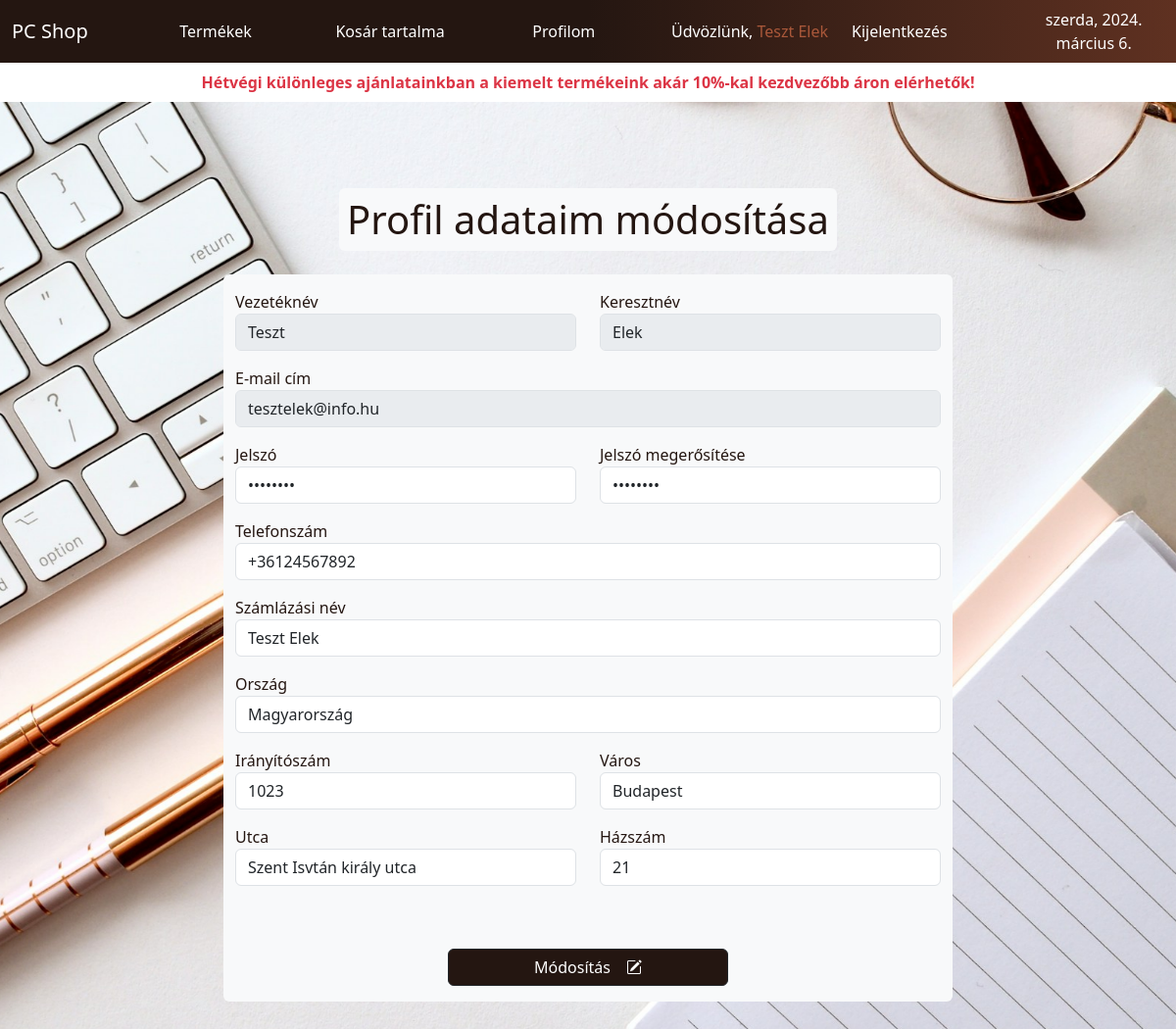
Before: /?page=profileView&id=28 (signed in) with the older database file.
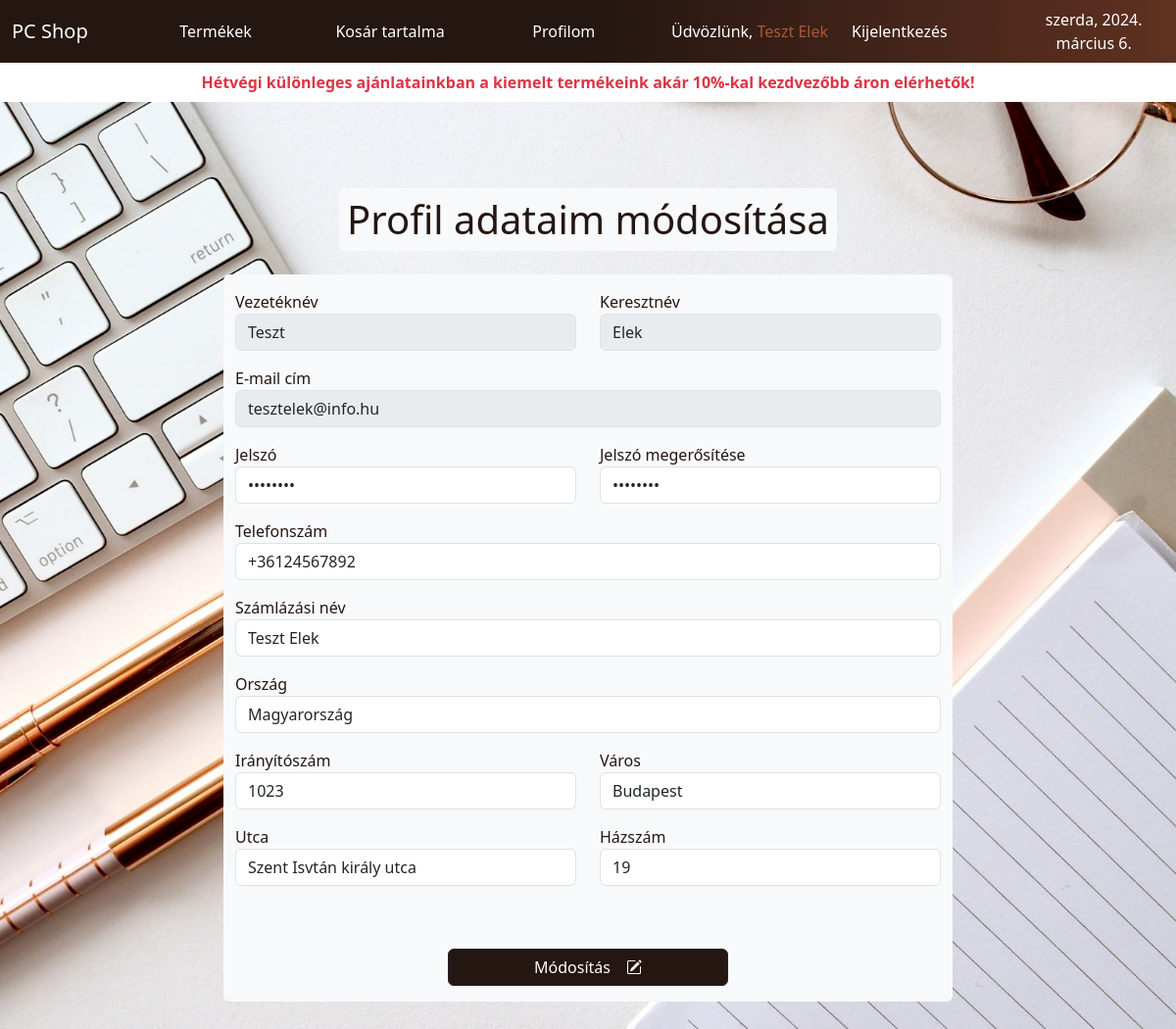
After: the same page with the newer database file.
### tables this page shows
CREATE TABLE `users` (
  `id` int(11) NOT NULL,
  `first_name` varchar(30) DEFAULT NULL,
  `last_name` varchar(30) DEFAULT NULL,
  `email` varchar(255) DEFAULT NULL,
  `password` varchar(255) DEFAULT NULL,
  `phone` varchar(30) DEFAULT NULL,
  `billing_name` varchar(60) DEFAULT NULL,
  `country` varchar(60) DEFAULT NULL,
  `zip` int(4) NOT NULL,
  `city` varchar(40) DEFAULT NULL,
  `street` varchar(40) DEFAULT NULL,
  `nr` varchar(20) DEFAULT NULL,
  `created_at` timestamp NULL DEFAULT CURRENT_TIMESTAMP,
  `updated_at` timestamp NULL DEFAULT NULL ON UPDATE CURRENT_TIMESTAMP
);

### traits/Utilities.php (called while the page is built, shortened)
<?php
trait Utilities {
    function getViewFile( $file ) {
        include(__DIR__."/../views/".$file.".php");
    }
}

### views/profile.php (the view, shortened to what this page needs)
<!DOCTYPE html>
<html lang="en">
<head>
    <?php include("meta.php") ?>
</head>
<body>
    <?php
    include("nav.php");
    if (isset($_SESSION["user"])) {
        $user_update = mysqli_query($page->connectProcess(), "select * from users where id = '" . $_SESSION["user"]["id"] . "' ");
        $user = mysqli_fetch_assoc($user_update);
    }
    if (isset($_SESSION["user"]) == false) {
        echo '
        <main class="container-lg py-5 main-custom-top">';
            if (isset($_SESSION["alert"])) {
                echo '<section class="row row-cols-1 gy-3 py-3"><article class="col p-2">'.$_SESSION["alert"].'</article></section>';
            }
        echo '<section class="row row-cols-1 gy-3 py-3">
                <article class="col-auto p-2 mx-auto rounded-2 bg-light">
                    <h1>Ez az oldal bejelentkezést igényel!</h1>
                </article>
            </section>
            <section class="row row-cols-1 gy-3 py-3">
                <article class="col-auto p-2 mx-auto">
                    <div class="col-12 py-5 d-flex justify-content-center">
                        <a class="btn btn-dark w-100" href="#loginModal" data-bs-toggle="modal">Bejelentkezés</a>
                    </div>
                </article>
            </section>
        </main>';
    } else {
    ?>
        <main class="container-lg py-5 main-custom-top">
            <section class="row row-cols-1 gy-3 py-3">
                <article class="col-auto p-2 mx-auto">
                    <h1 class="p-2 rounded-2 bg-light">Profil adataim módosítása</h1>
                </article>
                <article class="col-lg-8 p-2 mx-auto">
                    <form action="?page=updateProcess" method="post" class="container rounded-2 bg-light">
                        <div class="row gy-3 justify-content-center">
                            <div class="col-lg-6">
                                <label for="first_name">Vezetéknév</label>
                                <input type="text" class="form-control" id="first_name" name="first_name" value="<?php echo $user["first_name"] ?>" disabled>
                            </div>
                            <div class="col-lg-6">
                                <label for="last_name">Keresztnév</label>
                                <input type="text" class="form-control" id="last_name" name="last_name" value="<?php echo $user["last_name"] ?>" disabled>
                            </div>
                            <div class="col-12">
                                <label for="email">E-mail cím</label>
                                <input type="email" class="form-control" id="email" name="email" value="<?php echo $user["email"] ?>" disabled>
                            </div>
                            <div class="col-lg-6">
                                <label for="password">Jelszó</label>
                                <input type="password" class="form-control" id="password" name="password" value="<?php echo $user["password"] ?>">
                            </div>
                            <div class="col-lg-6">
                                <label for="password_confirmation">Jelszó megerősítése</label>
                                <input type="password" class="form-control" id="password_confirmation" name="password_confirmation" value="<?php echo $user["password"] ?>">
                            </div>
                            <div class="col-12">
                                <label for="phone">Telefonszám</label>
                                <input type="text" class="form-control" id="phone" name="phone" value="<?php echo $user["phone"] ?>">
                            </div>
                            <div class="col-12">
                                <label for="billing_name">Számlázási név</label>
                                <input type="text" class="form-control" id="billing_name" name="billing_name" value="<?php echo $user["billing_name"] ?>">
                            </div>
                            <div class="col-12">
                                <label for="country">Ország</label>
                                <input type="text" class="form-control" id="country" name="country" value="<?php echo $user["country"] ?>">
                            </div>
                            <div class="col-lg-6">
                                <label for="zip">Irányítószám</label>
                                <input type="text" class="form-control" id="zip" name="zip" value="<?php echo $user["zip"] ?>">
                            </div>
                            <div class="col-lg-6">
                                <label for="city">Város</label>
                                <input type="text" class="form-control" id="city" name="city" value="<?php echo $user["city"] ?>">
                            </div>
                            <div class="col-lg-6">
                                <label for="street">Utca</label>
                                <input type="text" class="form-control" id="street" name="street" value="<?php echo $user["street"] ?>">
                            </div>
                            <div class="col-lg-6">
                                <label for="nr">Házszám</label>
                                <input type="text" class="form-control" id="nr" name="nr" value="<?php echo $user["nr"] ?>">
                            </div>
                            <div class="col-12 col-sm-8 col-md-6 col-lg-5 pt-5 pb-3">
                                <button type="submit" class="btn btn-dark w-100 d-flex justify-content-center align-items-center gap-3" name="modosit">
                                    <div>Módosítás</div>
                                    <i class="bi bi-pencil-square"></i>
                                </button>
                            </div>
                        </div>
                    </form>
                </article>
            </section>
        </main>
    <?php
    }
    ?>
</body>
</html>

### index.php (shortened to what this page needs)
<?php
$page = new UserController;
if(!$_GET["page"]) {
  $page->homeView();
}
else {
  $getpage = $_GET["page"];
  $page->$getpage();
}

### views/meta.php (shortened to what this page needs)
<link href="https://cdn.jsdelivr.net/npm/bootstrap@5.3.2/dist/css/bootstrap.min.css" rel="stylesheet">
<link rel="stylesheet" href="https://cdn.jsdelivr.net/npm/bootstrap-icons@1.11.3/font/bootstrap-icons.min.css">
<link rel="stylesheet" href="./assets/css/style.css">

### views/nav.php (shortened to what this page needs)
<?php
$page = new UserController;
?>
<nav class="navbar sticky-top navbar-expand-lg nav-color">
    <div class="container-fluid">
        <a class="navbar-brand link-light" href="index.php">PC Shop</a>
        <div class="order-lg-last">
            <div class="date text-center" id="date-js"></div>
        </div>
        <div class="collapse navbar-collapse w-100" id="navbarNav">
            <ul class="navbar-nav d-lg-flex flex-lg-row justify-content-lg-evenly w-100">
                <li class="nav-item">
                    <a class="nav-link link-light" href="?page=termekekView">Termékek</a>
                </li>
                <li class="nav-item">
                    <a class="nav-link link-light" href="?page=kosarView">
                        <span class="position-relative pt-1 pe-1">Kosár tartalma
                        </span>
                    </a>
                </li>
                <?php if (isset($_SESSION['user']) == false) { ?>
                    <li class="nav-item">
                        <a class="nav-link link-light" href="#loginModal" data-bs-toggle="modal">Bejelentkezés</a>
                    </li>
                    <li class="nav-item">
                        <a class="nav-link link-light" href="#regModal" data-bs-toggle="modal">Regisztráció</a>
                    </li>
                <?php } else { ?>
                    <li class="nav-item">
                        <div class="d-flex flex-row align-items-center">
                            <a class="nav-link link-light" href="?page=profileView&id=<?php echo $_SESSION["user"]["id"] ?>">Profilom</a>
                        </div>
                    </li>
                    <li class="nav-item">
                        <div class="d-flex flex-row align-items-center">
                            <?php
                            if (isset($_SESSION['user'])) {
                                echo '<span class="welcome-text text-light pe-3">Üdvözlünk, <span class="log-name">' . $_SESSION["user"]["first_name"] . ' ' . $_SESSION["user"]["last_name"] . '</span></span>';
                            }
                            ?>
                            <a class="nav-link link-light" href="?page=logoutProcess">Kijelentkezés</a>
                        </div>
                    </li>
                <?php } ?>
            </ul>
        </div>
    </div>
</nav>
<?php
echo $page->navOffer();
?>

### controllers/UserController.php (shortened to what this page needs)
<?php
class UserController
{
    function navOffer() {
        $t = getdate();
        if ($_SESSION["today"] === 0 || $_SESSION["today"] === 6) {
            return '<header class="position-fixed w-100 week-color">
                        <div class="container-fluid">
                            <div class="col py-2 d-flex justify-content-center align-items-center">
                                <span class="week-offer-animation text-danger">
                                    <strong>Ne hagyd ki a kiváló lehetőségeket, hiszen már elindultak hétvégi akcióink!</strong>
                                </span>
                            </div>
                        </div>
                    </header>';
        } else {
            return '<header class="position-fixed w-100 week-color">
                        <div class="container-fluid">
                            <div class="col py-2 d-flex justify-content-center align-items-center">
                                <span class="week-offer-animation text-danger">
                                    <strong>Hétvégi különleges ajánlatainkban a kiemelt termékeink akár 10%-kal kezdvezőbb áron elérhetők!</strong>
                                </span>
                            </div>
                        </div>
                    </header>';
        }
    }
    function connectProcess()
    {
        $connection = mysqli_connect("localhost", "root", "12345", "pcshop");
        mysqli_set_charset($connection, "utf8mb4");
        return $connection;
    }
    function profileView()
    {
        $this->getViewFile("profile");
    }
}

### assets/css/style.css (style rules this page uses)
:root { --hover: #F8F3E6; --first: #fff; --second: #D1917A; --third: #AA583A; --fourth: #5F3121; --fifth: #241611; --transition: 800ms; --bs-body-color-rgb: #fff; }
* { box-sizing: border-box; }
html, body { background: url("../img/main-bg.jpg") no-repeat fixed center; background-size: cover; font-family: system-ui, -apple-system, BlinkMacSystemFont, 'Segoe UI', Roboto, Oxygen, Ubuntu, Cantarell, 'Open Sans', 'Helvetica Neue', sans-serif; }
.nav-color { background-image: linear-gradient(to right,var(--fifth), var(--fifth), var(--fourth))!important; }
.nav-link, .welcome-text, .navbar-brand { color: var(--first)!important; transition: all var(--transition); }
.main-custom-top { margin-top: 3.5rem; }
.log-name { color: var(--third)!important; }
.week-color { background-color: var(--first); z-index: 50!important; }
.week-offer-animation { animation-name: week-offer-animation!important; animation-duration: 4s!important; animation-iteration-count: infinite!important; }
.termek-cim, .name-color, .text-color, body, h1, h2, h3, h4, h5, h6 { color: var(--fifth)!important; }
.modal-text-custom, .date { color: var(--first)!important; }
.btn-dark { background-color: var(--fifth); color: var(--first); transition: all var(--transition); }

Changed rows visible on the page:
changed users "Teszt": nr "21" → "19"
